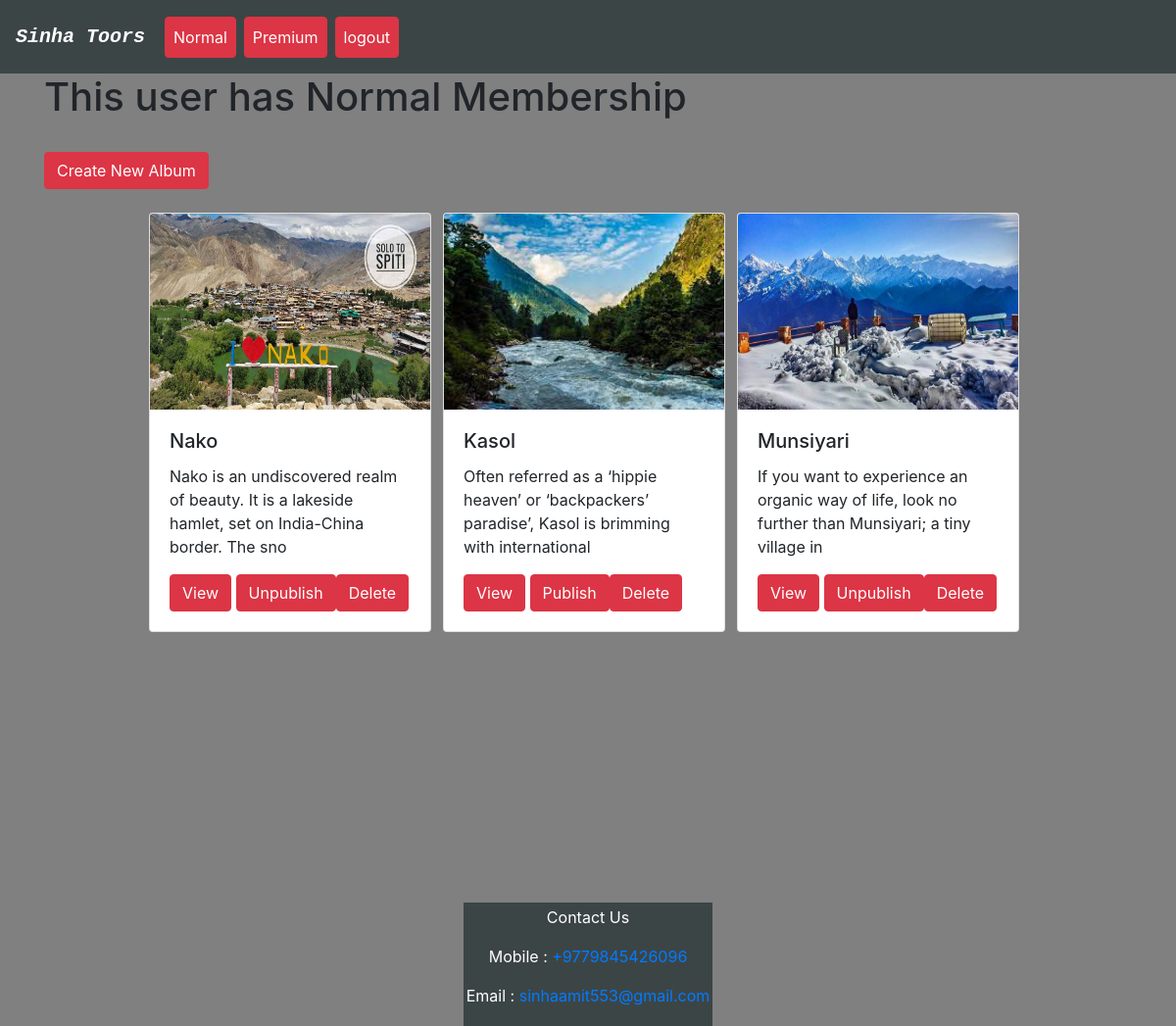
Page /View/normalalbum.php (signed in) on the committed database.
### tables this page shows
CREATE TABLE `album` (
  `id` int(10) NOT NULL,
  `albumimage` varchar(30) NOT NULL,
  `Title` varchar(20) NOT NULL,
  `Description` varchar(100) NOT NULL,
  `isPremium` int(10) NOT NULL,
  `isPublish` int(11) NOT NULL
);

### Classes/Album.php (called while the page is built, shortened)
<?php
class Album
{
    function __construct($con)
    {
        $this->con=$con;
    }
    function getNormalAlbumDetail()
    {
        $albumdetail=array();
        if(isset($_SESSION['email']) && $_SESSION['email']=="sinhaamit553@gmail.com"){
            $qry="select * from album where isPremium='0'";
        } elseif (isset($_SESSION['isPremium']) && $_SESSION['isPremium'] == '0'){
            $qry = "select * from album where isPremium = '0' and isPublish = '1'";
        }
        $result=mysqli_query($this->con,$qry);
        while($row=mysqli_fetch_assoc($result))
        {
            array_push($albumdetail,$row);
        }
        return $albumdetail;
    }
}
?>

### View/normalalbum.php (the view, shortened to what this page needs)
<?php
include 'header.php';
include '../Classes/Album.php';
$Db=new Db();
  $con=$Db->getConnection();
$album=new Album($con);
$details=$album->getNormalAlbumDetail();
?>
<div class="container">
    <h1> This user has Normal Membership</h1>
    <?php
if(isset($_SESSION['email']) && $_SESSION['email'] == "sinhaamit553@gmail.com")
{
  echo '<a class="btn btn-danger my-4" href="addalbum.php?albumType=0">Create New Album</a>';
}
?>
<?php
foreach($details as $detail){
echo '<div class="row d-flex justify-content-center mx-1">
<div class="card mx-1" style="width: 18rem;">
  <img src="../upload/'.$detail['albumimage'].'" height="200px" class="card-img-top" alt="">
  <div class="card-body">
    <h5 class="card-title">'.$detail['Title'].'</h5>
    <p class="card-text">'.$detail['Description'].'</p>
    <a href="viewAlbum.php?albumId='.$detail['id'].'" class="btn btn-danger ">View</a>';
    ?>
   <?php
      if(isset($_SESSION['email']) && $_SESSION['email'] == "sinhaamit553@gmail.com")
      {
        $button = $detail['isPublish']?  "Unpublish":"Publish" ;
        echo '<a href="normalalbum.php?current='. $button .'&albumid='.$detail['id'].' " class="btn btn-danger ">'.$button.'</a>';
        echo '<a href="deleteAlbum.php?act=delete&albumid='.$detail['id'].' " class="btn btn-danger ">Delete</a>';
      }
    ?>
<?php
   echo '</div>
</div> ';
}
?>
</div>
</div>
<?php
include 'footer.php';

### View/header.php (shortened to what this page needs)
<html>
<head>
<link rel="stylesheet" href="https://cdn.jsdelivr.net/npm/bootstrap@4.6.1/dist/css/bootstrap.min.css">
</head>
<body style='background-color: gray;'>
<nav class="navbar navbar-expand-lg navbar-dark " style='background-color:#3c4546; height : 75px;'>
<a class="navbar-brand" href='
<?php echo ($_SESSION['email'] == "sinhaami553@gmail.com") ? "main.php":"" ?>'
<h3><font class="font-weight-bold font-italic text-monospace" >Sinha Toors</font></h3></a>
  <div class="collapse navbar-collapse" id="navbarSupportedContent">
    <ul class="navbar-nav mr-auto">
      <li class="nav-item active">
        <?php
        if(isset($_SESSION['email']) && $_SESSION['email'] == "sinhaamit553@gmail.com")
        {
       echo '<a class="nav-link btn btn-danger mx-1" href="normalalbum.php">Normal</a>';
        }
        ?>
      </li>
      <li class="nav-item active ">
        <?php
        if(isset($_SESSION['email']) && $_SESSION['email'] == "sinhaamit553@gmail.com")
        {
       echo '<a class="nav-link btn btn-danger mx-1" href="premiumalbum.php">Premium</a>';
        }
        ?>
      </li>
      <li class="float-right active">
        <?php
        if(isset($_SESSION['email']))
        {
       echo '<a class="nav-link btn btn-danger mx-1" href="logout.php">logout</a>';
        }
        ?>
      </li>
  </div>
</nav>
</body>
</html>

### View/footer.php (shortened to what this page needs)
<html>
    <head>
    </head>
<body>
<footer>
  <p>Contact Us</p>
  <p>Mobile :
  <a href="tel:+9779845426096">+9779845426096</a></p>
  <p>Email :
  <a href="mailto:sinhaamit553@gmail.com">sinhaamit553@gmail.com</a></p>
</footer>
</body>
</html>

### View/footer.php (style rules this page uses)
footer { text-align: center; padding: 3px; background-color:#3c4546; color: white; margin-top: 25%; }

### rows in the picture
album: albumimage (picture), Title "Nako", Description "Nako is an undiscovered realm of beauty. It is a lakeside hamlet, set on India-China border. The sno", isPublish "Unpublish"
album: albumimage (picture), Title "Kasol", Description "Often referred as a ‘hippie heaven’ or ‘backpackers’ paradise’, Kasol is brimming with international", isPublish "Publish"
album: albumimage (picture), Title "Munsiyari", Description "If you want to experience an organic way of life, look no further than Munsiyari; a tiny village in", isPublish "Unpublish"
